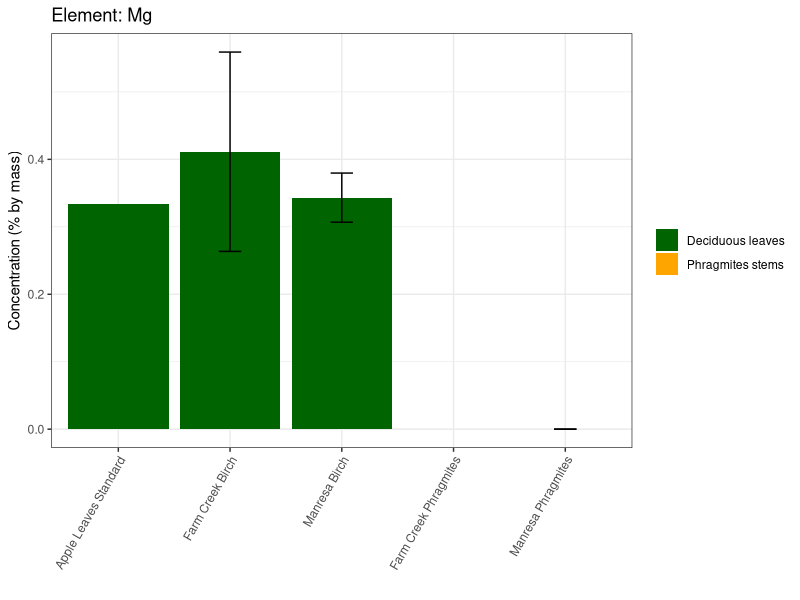
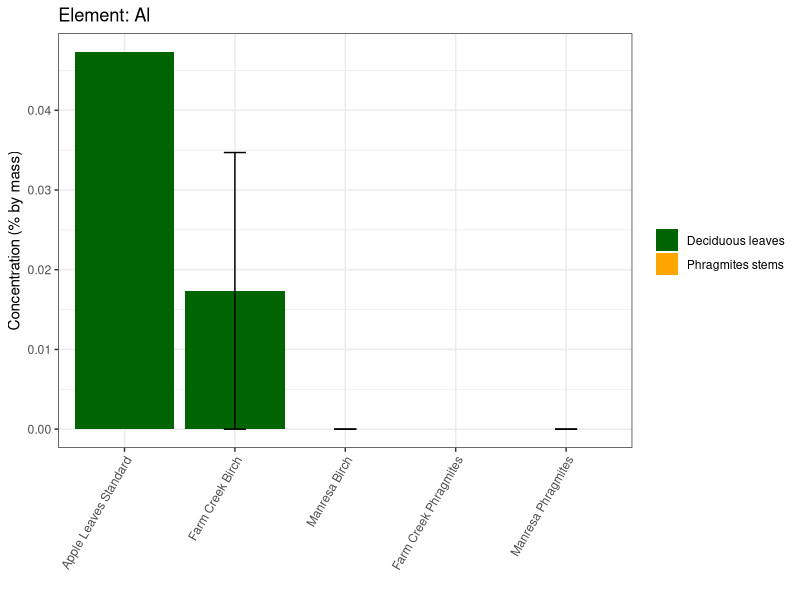
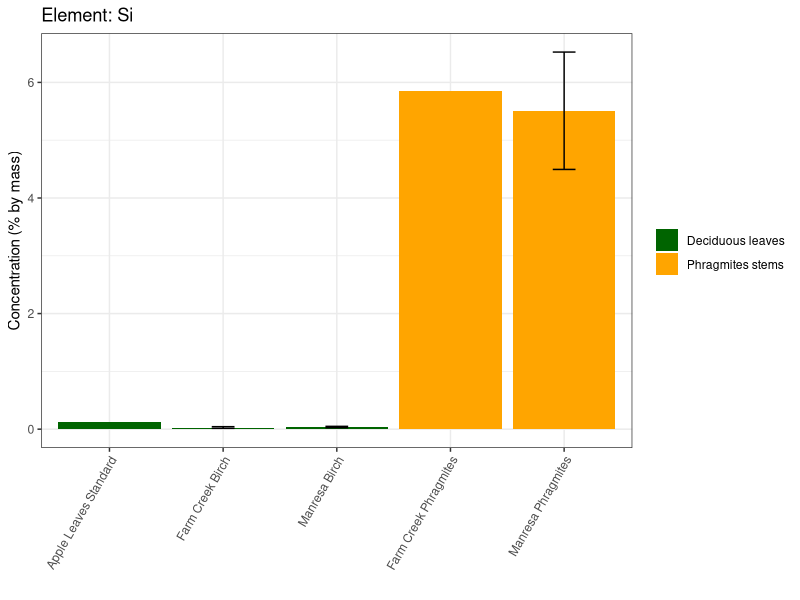
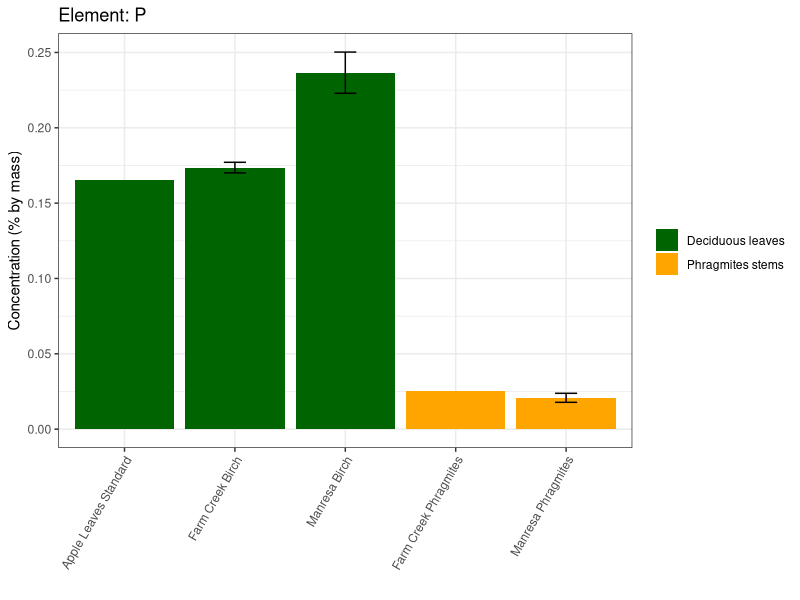
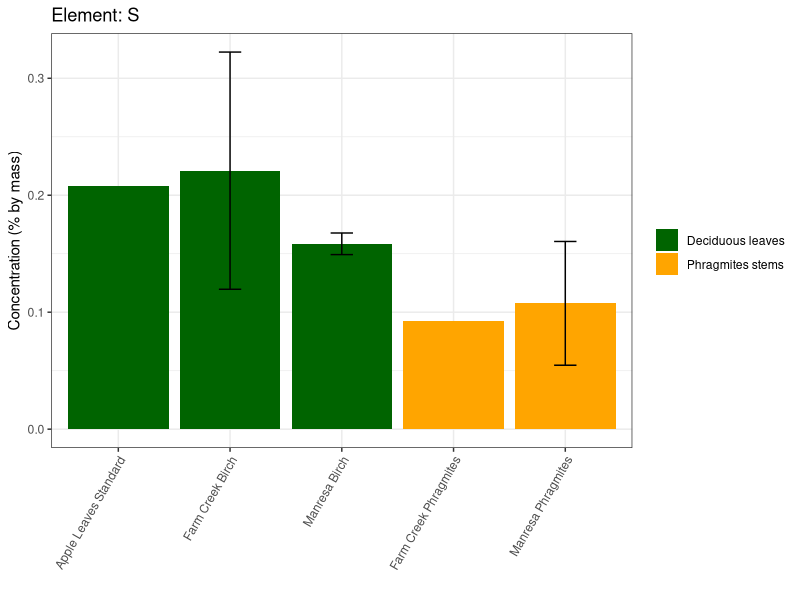
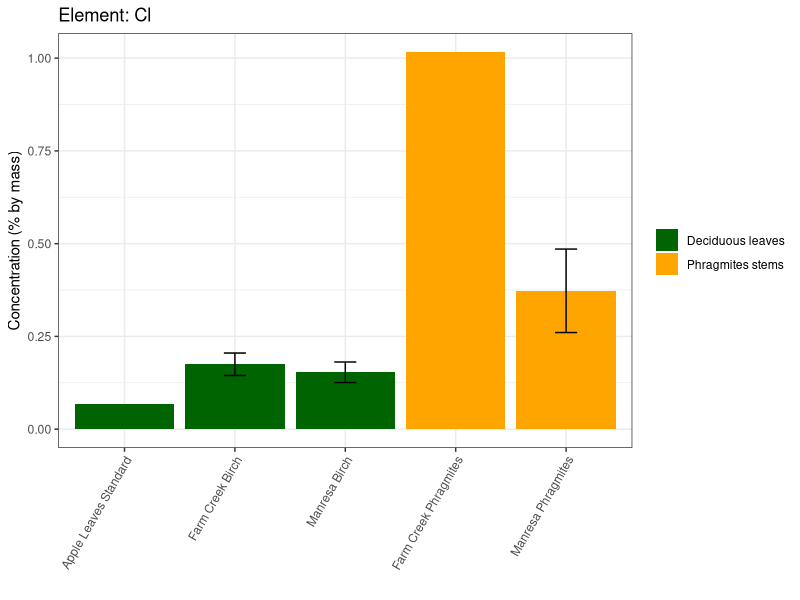
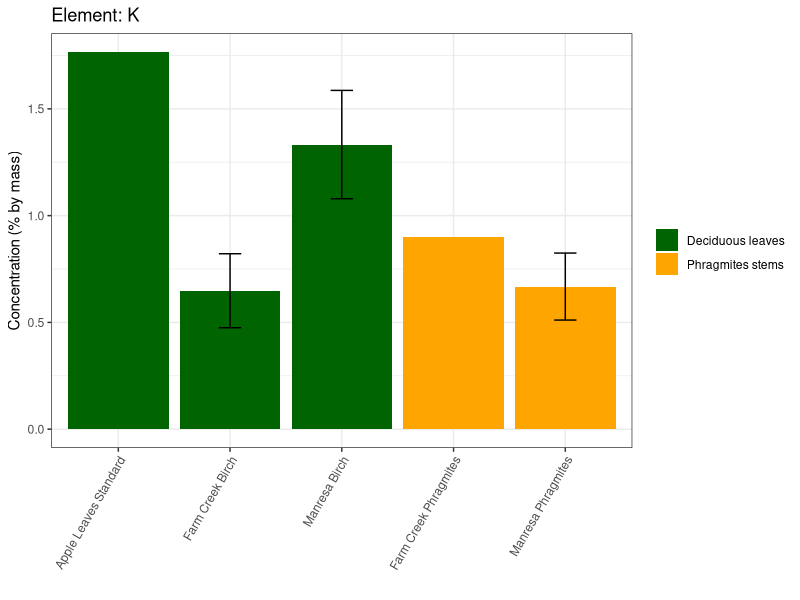
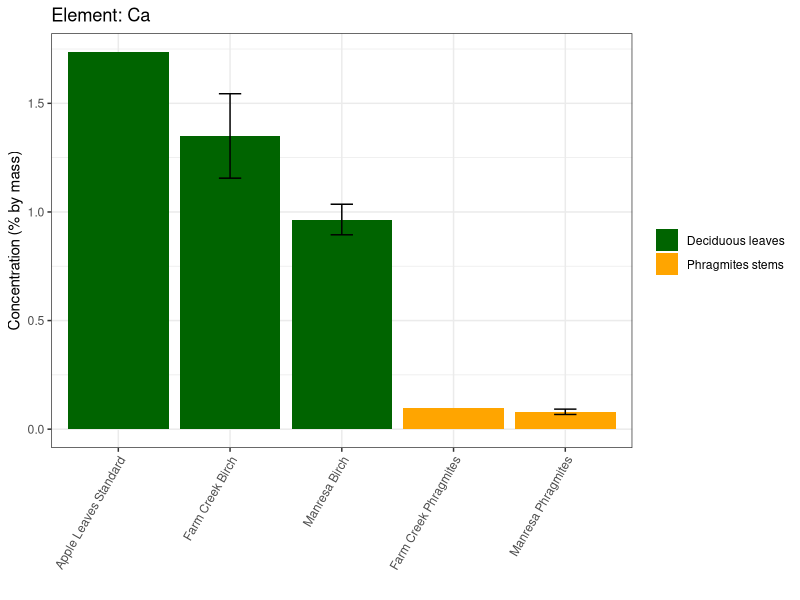

Recreate these plots in R, in order.
library(tidyverse)

setwd("/Users/jesse/Desktop/Soils Manresa")
df <- read_csv("Manresa leaf group (soils class) pXRF.csv",
               show_col_types = FALSE)

# data cleaning + grouping
df_clean <- df %>%
  mutate(across(everything(), ~str_replace(.x, "< LOD", "0"))) %>%
  mutate(across(-ID, as.numeric))

elements <- df_clean$ID[seq(1, nrow(df_clean), by = 2)]
sample_cols <- colnames(df_clean)[-1]

group_map <- tibble(
  Pattern = c("^L-BFA", "^L-BFC", "^L-PC", "^L-PFC1$", 
              "^Apple-Leaves-Standard$", "^L-PFA1$|^L-PFA2$"),
  Label = c("Manresa Birch",
            "Farm Creek Birch",
            "Manresa Phragmites",
            "Farm Creek Phragmites",
            "Apple Leaves Standard",
            "Manresa Phragmites")
)

assign_group <- function(sample_name) {
  match <- group_map %>% 
    filter(str_detect(sample_name, Pattern)) %>% 
    pull(Label)
  if (length(match) == 0) return(NA_character_)
  return(match)
}

sample_groups <- tibble(
  Sample = sample_cols,
  Group = map_chr(sample_cols, assign_group)
)


# plotting
if (!dir.exists("plots")) dir.create("plots")

for (el in elements) {
  
  message("Plotting:", el)
  
  # extract element values, reshape, join
  values <- df_clean %>% filter(ID == el)
  
  long_df <- values %>%
    pivot_longer(cols = all_of(sample_cols), names_to = "Sample", values_to = "Value") %>%
    left_join(sample_groups, by = "Sample") %>%
    filter(!is.na(Group))
  
  # compute means & SE
  plot_df <- long_df %>%
    group_by(Group) %>%
    summarise(
      Mean = mean(Value, na.rm = TRUE),
      SE = ifelse(n() > 1, sd(Value, na.rm = TRUE) / sqrt(n()), NA_real_),
      .groups = "drop"
    )
  
  
  desired_order <- c(
    "Apple Leaves Standard",
    "Farm Creek Birch",
    "Manresa Birch",
    "Farm Creek Phragmites", 
    "Manresa Phragmites"
  )
  
  plot_df <- plot_df %>%
    mutate(Group = factor(Group, levels = desired_order))
  
  # leaves vs. stems for coloring
  plot_df <- plot_df %>%
    mutate(
      Type = case_when(
        Group %in% c("Apple Leaves Standard",
                     "Farm Creek Birch",
                     "Manresa Birch") ~ "Deciduous leaves",
        Group %in% c("Manresa Phragmites", "Farm Creek Phragmites") ~ "Phragmites stems",
        TRUE ~ "Other"
      )
    )

  p <- ggplot(plot_df, aes(x = Group, y = Mean, fill = Type)) +
    geom_col() +
    
    geom_errorbar(
      data = plot_df %>% filter(!is.na(SE)),
      aes(ymin = Mean - SE, ymax = Mean + SE),
      width = 0.2
    ) +
    
    scale_fill_manual(
      values = c(
        "Deciduous leaves" = "darkgreen",
        "Phragmites stems" = "orange"
      ),
      name = ""
    ) +
    
    coord_cartesian(ylim = c(0, NA)) +
    labs(title = paste("Element:", el),
         y = "Concentration (% by mass)",
         x = "") +
    theme_bw() +
    theme(axis.text.x = element_text(angle = 60, hjust = 1))
  
  ggsave(
    filename = paste0("plots/", el, "_barplot.png"),
    plot = p,
    width = 10,
    height = 6,
    dpi = 300
  )
}
